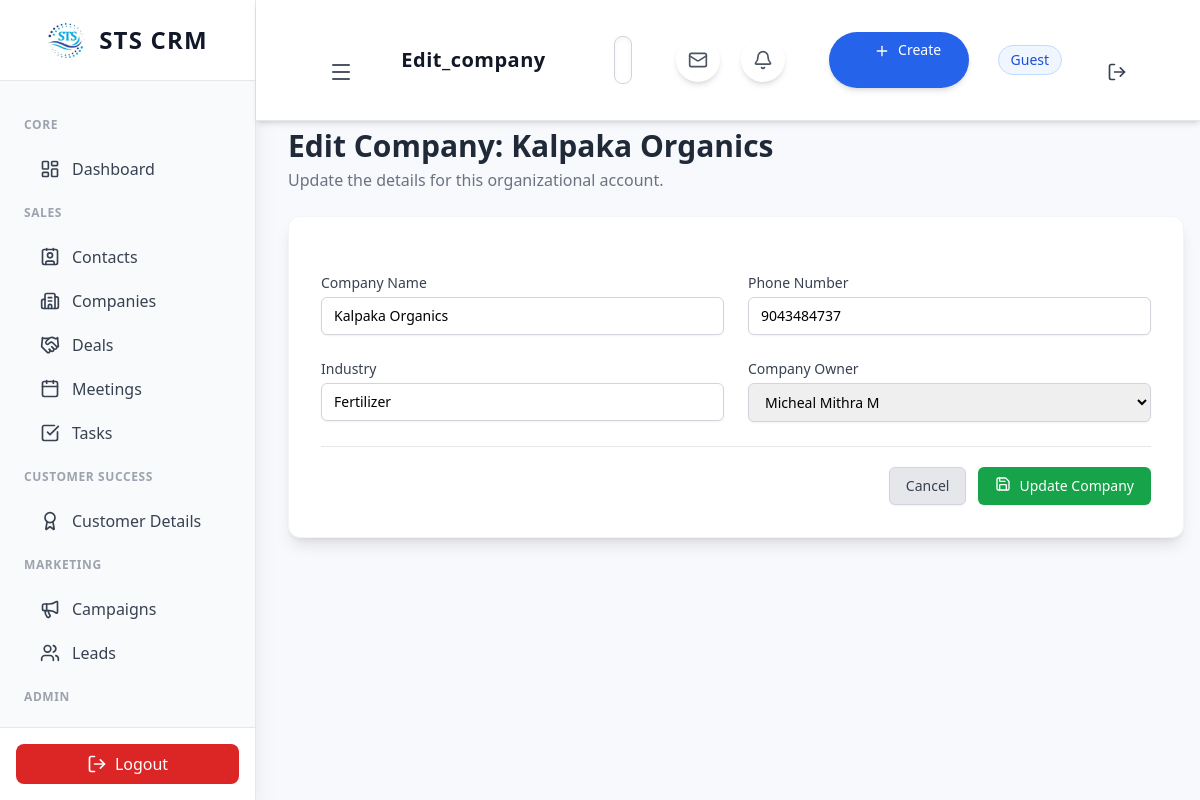
Screenshot of /edit_company.php?id=3 with the database file from the repository.
### tables this page shows
CREATE TABLE `companies` (
  `id` int(11) UNSIGNED NOT NULL,
  `name` varchar(255) NOT NULL,
  `industry` varchar(100) DEFAULT NULL,
  `phone` varchar(50) DEFAULT NULL,
  `owner_id` int(11) UNSIGNED NOT NULL COMMENT 'Links to the users table',
  `total_deals` int(11) DEFAULT 0,
  `latest_activity` date DEFAULT NULL,
  `created_at` datetime DEFAULT current_timestamp()
);

### edit_company.php (the view, shortened to what this page needs)
<?php
include 'api/db.php';
$company_id = isset($_GET['id']) ? (int)$_GET['id'] : 0;
$stmt_company = $conn->prepare("SELECT name, industry, phone, owner_id FROM companies WHERE id = ?");
$stmt_company->bind_param("i", $company_id);
$stmt_company->execute();
$result_company = $stmt_company->get_result();
$company = $result_company->fetch_assoc();
$users_result = $conn->query("SELECT id, name FROM users ORDER BY name ASC");
$users = [];
while ($user = $users_result->fetch_assoc()) {
    $users[] = $user;
}
?>
<div class="flex justify-between items-start mb-6">
    <div>
        <h1 class="text-3xl font-bold text-gray-800">Edit Company: <?php echo htmlspecialchars($company['name']); ?></h1>
        <p class="text-gray-500 mt-1">Update the details for this organizational account.</p>
    </div>
</div>
<div class="bg-white rounded-xl shadow-lg border border-gray-100 p-8 max-w-4xl">
    <form action="api/update_company_process.php" method="POST" class="space-y-6">
        <div class="grid grid-cols-1 md:grid-cols-2 gap-6">
            <div>
                <label for="name" class="text-sm font-medium text-gray-700 block">Company Name</label>
                <input type="text" id="name" name="name" required
                       value="<?php echo htmlspecialchars($company['name']); ?>"
                       class="mt-1 block w-full border border-gray-300 rounded-md shadow-sm py-2 px-3 focus:ring-blue-500 focus:border-blue-500 sm:text-sm">
            </div>
            <div>
                <label for="phone" class="text-sm font-medium text-gray-700 block">Phone Number</label>
                <input type="text" id="phone" name="phone"
                       value="<?php echo htmlspecialchars($company['phone']); ?>"
                       class="mt-1 block w-full border border-gray-300 rounded-md shadow-sm py-2 px-3 focus:ring-blue-500 focus:border-blue-500 sm:text-sm">
            </div>
        </div>
        <div class="grid grid-cols-1 md:grid-cols-2 gap-6">
            <div>
                <label for="industry" class="text-sm font-medium text-gray-700 block">Industry</label>
                <input type="text" id="industry" name="industry"
                       value="<?php echo htmlspecialchars($company['industry']); ?>"
                       class="mt-1 block w-full border border-gray-300 rounded-md shadow-sm py-2 px-3 focus:ring-blue-500 focus:border-blue-500 sm:text-sm" placeholder="e.g., Technology, Finance">
            </div>
            <div>
                <label for="owner_id" class="text-sm font-medium text-gray-700 block">Company Owner</label>
                <select id="owner_id" name="owner_id" required
                        class="mt-1 block w-full border border-gray-300 rounded-md shadow-sm py-2 px-3 focus:ring-blue-500 focus:border-blue-500 sm:text-sm">
                    <?php
                    foreach($users as $user) {
                        $selected = ($user['id'] == $company['owner_id']) ? 'selected' : '';
                        echo "<option value=\"{$user['id']}\" $selected>" . htmlspecialchars($user['name']) . "</option>";
                    }
                    ?>
                </select>
            </div>
        </div>
        <div class="pt-5 border-t border-gray-200 mt-8">
            <div class="flex justify-end">
                <a href="companies.php" class="bg-gray-200 py-2 px-4 border border-gray-300 rounded-md shadow-sm text-sm font-medium text-gray-700 hover:bg-gray-300 transition">
                    Cancel
                </a>
                <button type="submit" class="ml-3 inline-flex justify-center py-2 px-4 border border-transparent rounded-md shadow-sm text-sm font-medium text-white bg-green-600 hover:bg-green-700">
                    <i data-lucide="save" class="w-4 h-4 inline mr-2"></i> Update Company
                </button>
            </div>
        </div>
    </form>
</div>
<?php
include 'includes/layout.php';
?>

### includes/layout.php (style rules this page uses)
body { background-color: #f7f9fc; }

### rows the page displays
companies: name "Kalpaka Organics", phone "9043484737", industry "Fertilizer"

### other values shown
str_replace('.php', '', $current_page) "Edit_company"
$_SESSION['user_name'] "Guest"
form field owner_id "Micheal Mithra M"
